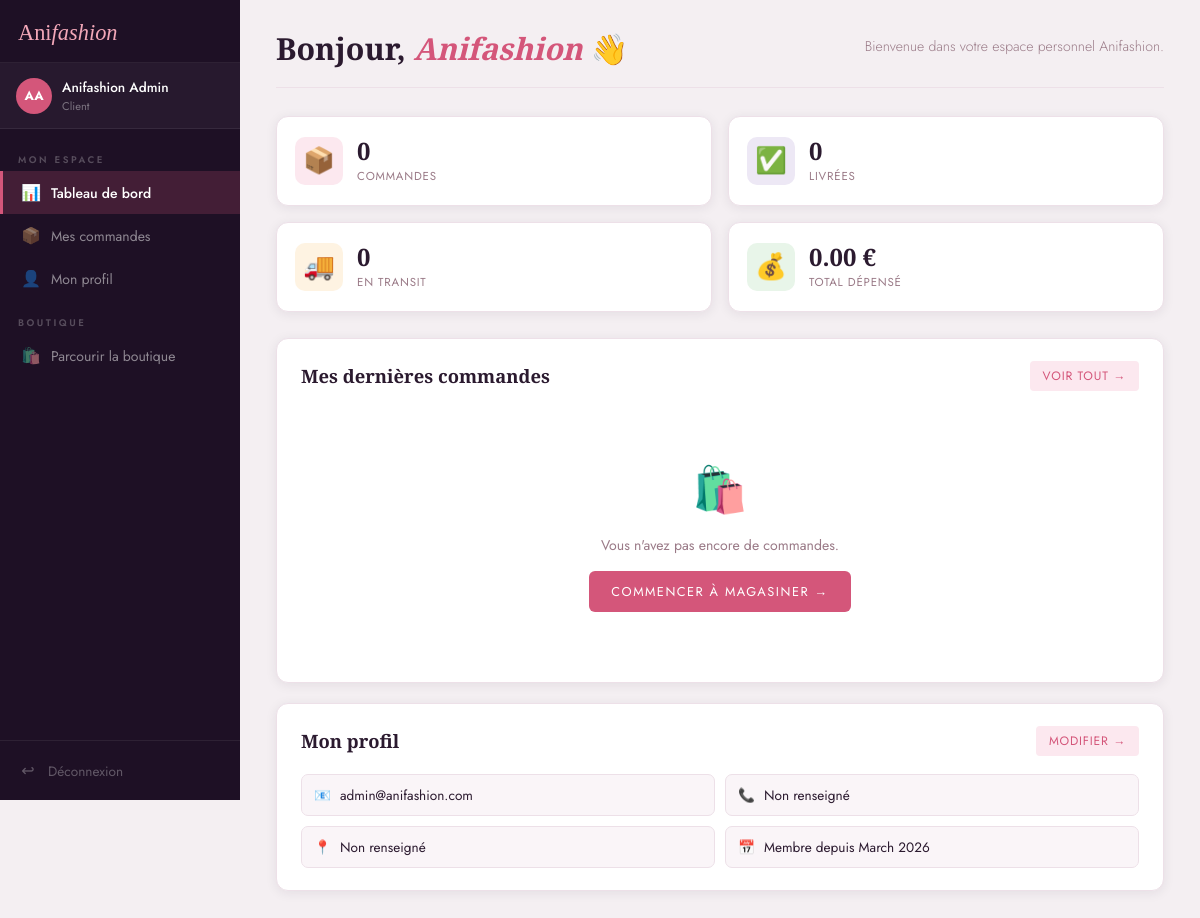
The app's page /mon-compte (signed in) with its own data.
### app.py (models this page shows)
class User(db.Model):
    id = db.Column(db.Integer, primary_key=True)
    nom = db.Column(db.String(100), nullable=False)
    prenom = db.Column(db.String(100), nullable=False)
    email = db.Column(db.String(150), unique=True, nullable=False)
    password = db.Column(db.String(200), nullable=False)
    role = db.Column(db.String(20), default='client')  # 'client' ou 'admin'
    telephone = db.Column(db.String(20))
    adresse = db.Column(db.String(255))
    ville = db.Column(db.String(100))
    date_inscription = db.Column(db.DateTime, default=datetime.utcnow)
    commandes = db.relationship('Commande', backref='client', lazy=True)

### app.py (the view)
@app.route('/mon-compte')
@login_required
def client_dashboard():
    user = User.query.get(session['user_id'])
    commandes = Commande.query.filter_by(user_id=user.id).order_by(Commande.date_commande.desc()).all()
    return render_template('client/dashboard.html', user=user, commandes=commandes)

### app.py (called while the page is built)
def login_required(f):
    @wraps(f)
    def decorated(*args, **kwargs):
        if 'user_id' not in session:
            flash('Veuillez vous connecter.', 'warning')
            return redirect(url_for('login'))
        return f(*args, **kwargs)
    return decorated

def get_panier():
    return session.get('panier', {})

def panier_count():
    return sum(get_panier().values())

def panier_total():
    panier = get_panier()
    total = 0
    for pid, qty in panier.items():
        p = Produit.query.get(int(pid))
        if p:
            total += p.prix * qty
    return round(total, 2)

@app.context_processor
def inject_panier():
    return dict(panier_count=panier_count(), panier_total=panier_total())

### templates/client/dashboard.html (shortened to what this page needs)
{% extends 'client/base_client.html' %}
{% block dashboard_content %}
<div class="dash-header">
  <h1>Bonjour, <em>{{ user.prenom }}</em> 👋</h1>
  <p>Bienvenue dans votre espace personnel Anifashion.</p>
</div>
<div class="stats-grid">
  <div class="stat-card stat-rose">
    <div class="stat-icon">📦</div>
    <div class="stat-info">
      <p class="stat-num">{{ commandes|length }}</p>
      <p class="stat-label">Commandes</p>
    </div>
  </div>
  <div class="stat-card stat-purple">
    <div class="stat-icon">✅</div>
    <div class="stat-info">
      <p class="stat-num">{{ commandes|selectattr('statut','equalto','Livrée')|list|length }}</p>
      <p class="stat-label">Livrées</p>
    </div>
  </div>
  <div class="stat-card stat-orange">
    <div class="stat-icon">🚚</div>
    <div class="stat-info">
      <p class="stat-num">{{ commandes|selectattr('statut','equalto','Expédiée')|list|length }}</p>
      <p class="stat-label">En transit</p>
    </div>
  </div>
  <div class="stat-card stat-green">
    <div class="stat-icon">💰</div>
    <div class="stat-info">
      <p class="stat-num">{{ "%.2f"|format(commandes|sum(attribute='total')) }} €</p>
      <p class="stat-label">Total dépensé</p>
    </div>
  </div>
</div>
<div class="dash-section">
  <div class="dash-section-header">
    <h2>Mes dernières commandes</h2>
    <a href="{{ url_for('client_commandes') }}" class="btn-sm">Voir tout →</a>
  </div>
  {% if commandes %}
  <div class="table-wrap">
    <table class="dash-table">
      <thead>
        <tr>
          <th>#</th>
          <th>Date</th>
          <th>Articles</th>
          <th>Total</th>
          <th>Statut</th>
          <th>Action</th>
        </tr>
      </thead>
      <tbody>
        {% for cmd in commandes[:5] %}
        <tr>
          <td><strong>#{{ cmd.id }}</strong></td>
          <td>{{ cmd.date_commande.strftime('%d/%m/%Y') }}</td>
          <td>{{ cmd.lignes|length }} article(s)</td>
          <td><strong>{{ "%.2f"|format(cmd.total) }} €</strong></td>
          <td><span class="status-badge status-{{ cmd.statut|lower|replace(' ','') }}">{{ cmd.statut }}</span></td>
          <td><a href="{{ url_for('client_commande_detail', id=cmd.id) }}" class="btn-link">Détails</a></td>
        </tr>
        {% endfor %}
      </tbody>
    </table>
  </div>
  {% else %}
  <div class="empty-state">
    <div class="empty-icon">🛍️</div>
    <p>Vous n'avez pas encore de commandes.</p>
    <a href="{{ url_for('produits') }}" class="btn-primary">Commencer à magasiner →</a>
  </div>
  {% endif %}
</div>
<div class="dash-section">
  <div class="dash-section-header">
    <h2>Mon profil</h2>
    <a href="{{ url_for('client_profil') }}" class="btn-sm">Modifier →</a>
  </div>
  <div class="profile-quick">
    <div class="profile-quick-item"><span>📧</span> {{ user.email }}</div>
    <div class="profile-quick-item"><span>📞</span> {{ user.telephone or 'Non renseigné' }}</div>
    <div class="profile-quick-item"><span>📍</span> {{ user.ville or 'Non renseigné' }}</div>
    <div class="profile-quick-item"><span>📅</span> Membre depuis {{ user.date_inscription.strftime('%B %Y') }}</div>
  </div>
</div>
{% endblock %}

### templates/client/base_client.html (shortened to what this page needs)
<!DOCTYPE html>
<html lang="fr">
<head>
  <link rel="stylesheet" href="{{ url_for('static', filename='css/dashboard.css') }}">
</head>
<body class="dashboard-body">
<div class="dashboard-layout">
  <aside class="sidebar sidebar-client">
    <div class="sidebar-logo">
      <a href="{{ url_for('index') }}" class="logo-dash">Ani<span>fashion</span></a>
    </div>
    <div class="sidebar-user">
      <div class="sidebar-avatar">{{ user.prenom[0] }}{{ user.nom[0] }}</div>
      <div class="sidebar-user-info">
        <p class="sidebar-name">{{ user.prenom }} {{ user.nom }}</p>
        <p class="sidebar-role">Client</p>
      </div>
    </div>
    <nav class="sidebar-nav">
      <span class="sidebar-section-label">MON ESPACE</span>
      <a href="{{ url_for('client_dashboard') }}"
         class="sidebar-link {% if request.endpoint == 'client_dashboard' %}active{% endif %}">
        <span class="sidebar-icon">📊</span>
        <span class="sidebar-text">Tableau de bord</span>
      </a>
      <a href="{{ url_for('client_commandes') }}"
         class="sidebar-link {% if 'commande' in request.endpoint %}active{% endif %}">
        <span class="sidebar-icon">📦</span>
        <span class="sidebar-text">Mes commandes</span>
      </a>
      <a href="{{ url_for('client_profil') }}"
         class="sidebar-link {% if request.endpoint == 'client_profil' %}active{% endif %}">
        <span class="sidebar-icon">👤</span>
        <span class="sidebar-text">Mon profil</span>
      </a>
      <span class="sidebar-section-label">BOUTIQUE</span>
      <a href="{{ url_for('produits') }}" class="sidebar-link">
        <span class="sidebar-icon">🛍️</span>
        <span class="sidebar-text">Parcourir la boutique</span>
      </a>
    </nav>
    <div class="sidebar-bottom">
      <a href="{{ url_for('logout') }}" class="sidebar-logout">
        <span class="sidebar-icon">↩</span>
        <span class="sidebar-text">Déconnexion</span>
      </a>
    </div>
  </aside>
  <main class="dashboard-main">
    <div class="dashboard-content">
      {% block dashboard_content %}{% endblock %}
    </div>
  </main>
</div>
</body>
</html>

### records on screen
User: prenom "A", nom "A", prenom "Anifashion", nom "Admin", email "admin@anifashion.com", telephone "Non renseigné", ville "Non renseigné", date_inscription "March 2026"

### other values on screen
{{ commandes|length }} "0"
{{ commandes|selectattr('statut','equalto','Livrée')|list|length }} "0"
{{ commandes|selectattr('statut','equalto','Expédiée')|list|length }} "0"
{{ "%.2f"|format(commandes|sum(attribute='total')) }} "0.00"
